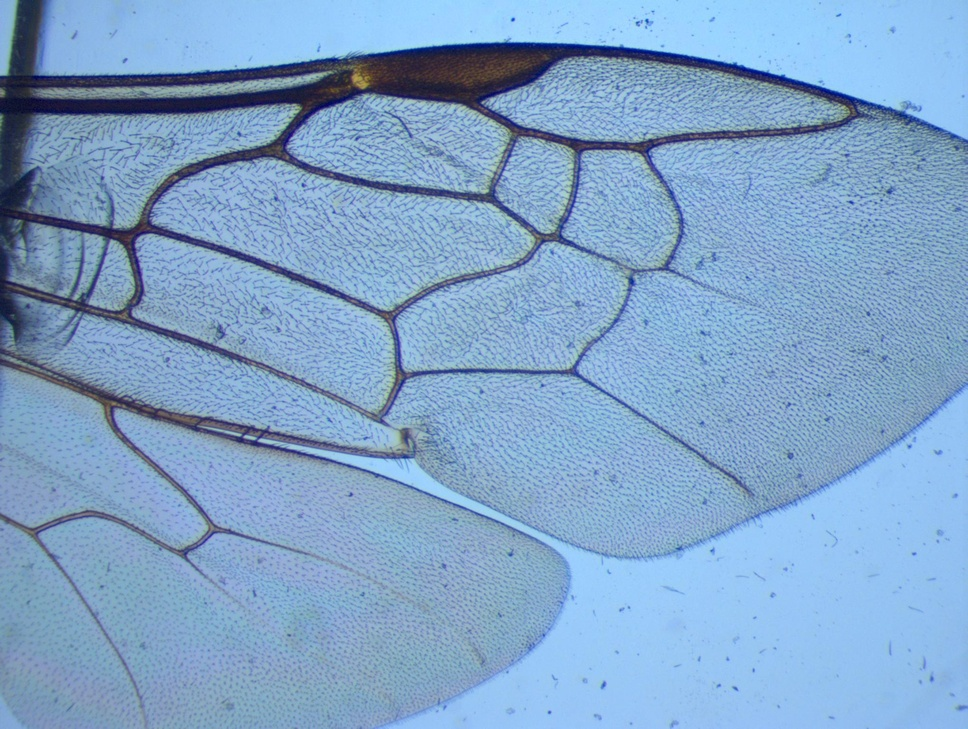
#> input picture TEST/02_inf.jpg, 968 x 729 px, shrunk from 2039 x 1536 before the run
$ jupyter execute Dan_Preprocessing_Test.ipynb
#> lines starting #> are read from the running program, lines starting #| are printed output that depends on the picture; after the words box and inside, x2 and y2 are one past the last pixel; in counts of white or black regions, pixels touching at a corner belong together
[cell 1]
import numpy as np
import imageio
import cv2 as cv

# BEE DETECT

[cell 2]
im = cv.imread('../TEST/02_inf.jpg')
#> im is the input picture: shape (729, 968, 3); mean B, G, R 200.8, 164, 129.1
img = cv.cvtColor(im, cv.COLOR_BGR2GRAY)
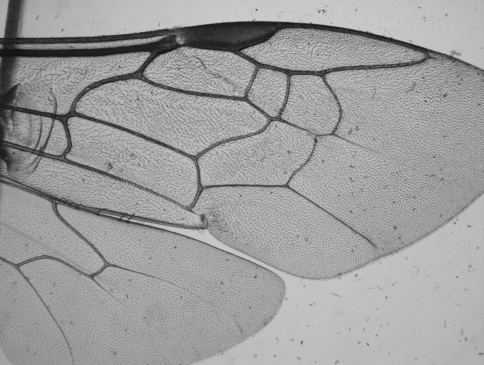
#> img: shape (729, 968) (shown at 1/2 size); min 6, max 208, mean 157.7
img.shape, img.dtype

[cell 3]
import matplotlib.pyplot as plt
plt.imshow(img, cmap = 'gray')

[cell 4]
th3 = cv.adaptiveThreshold(img,255,cv.ADAPTIVE_THRESH_GAUSSIAN_C,
            cv.THRESH_BINARY,179,28)
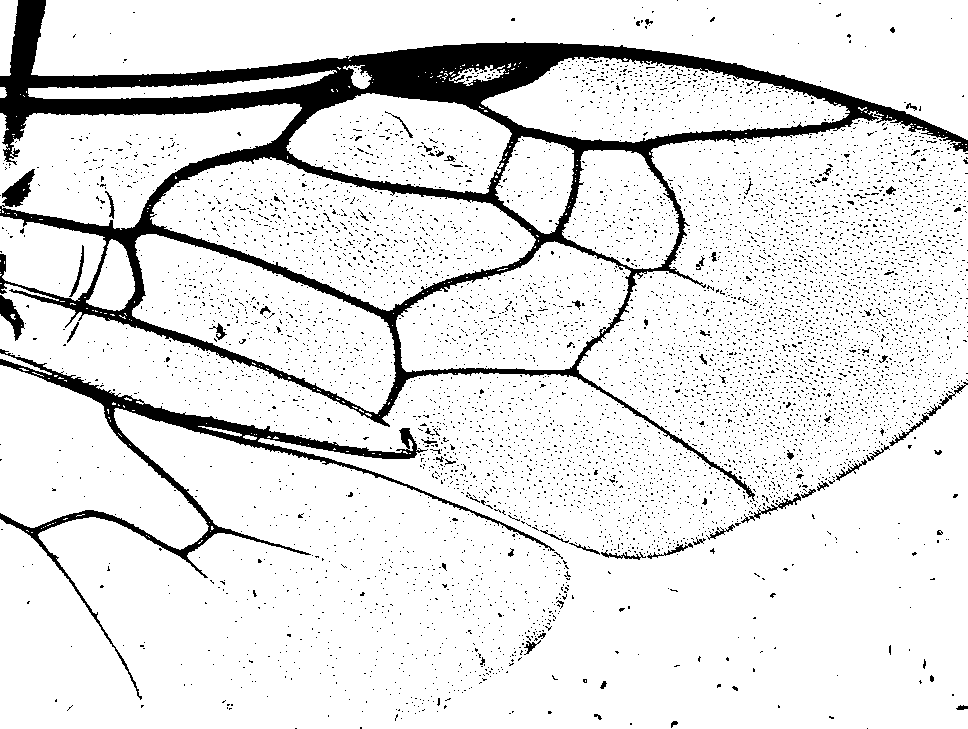
#> th3: shape (729, 968); 89% white; 6278 black regions (6211 under 20 px), largest, box (x1, y1, x2, y2) and area: (0, 0, 968, 501) 50944, (0, 349, 555, 700) 9342, (0, 295, 25, 341) 487

[cell 5]
plt.imshow(th3, cmap= 'gray')

[cell 6]
ret, th1 = cv.threshold(img,127,255,cv.THRESH_BINARY)
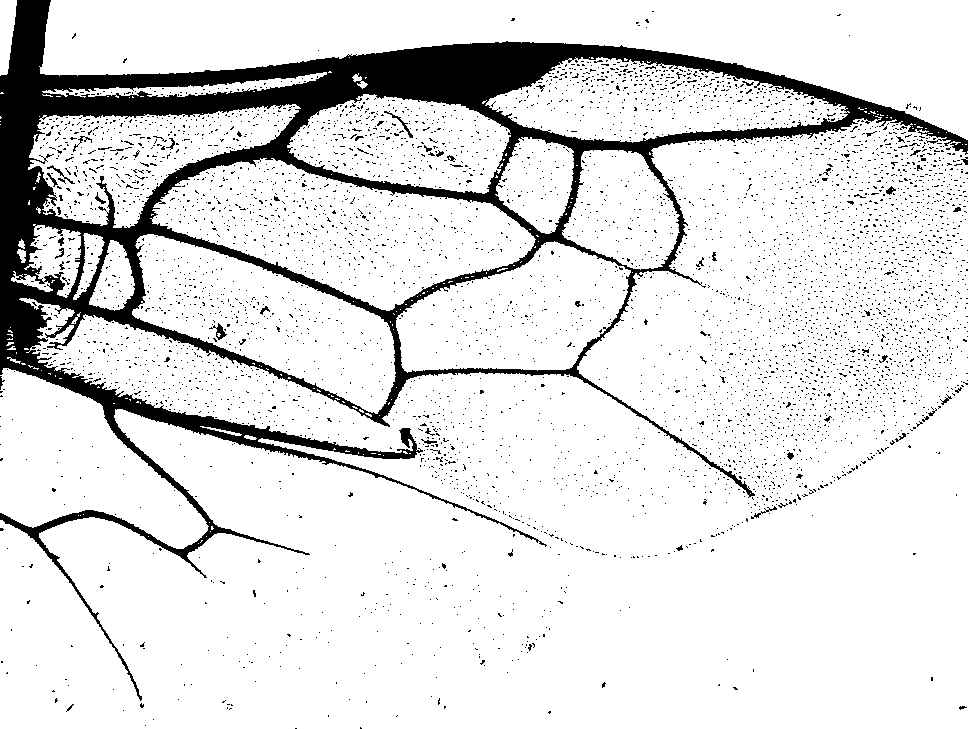
#> th1: shape (729, 968); 87.6% white; 5056 black regions (5011 under 20 px), largest, box (x1, y1, x2, y2) and area: (0, 0, 968, 701) 74363, (384, 111, 413, 138) 102, (209, 323, 227, 340) 102

[cell 7]
plt.imshow(th1, cmap = 'gray')

[cell 8]
blur = cv.GaussianBlur(img,(5,5),0)
ret3,th3 = cv.threshold(blur,0,255,cv.THRESH_BINARY+cv.THRESH_OTSU)
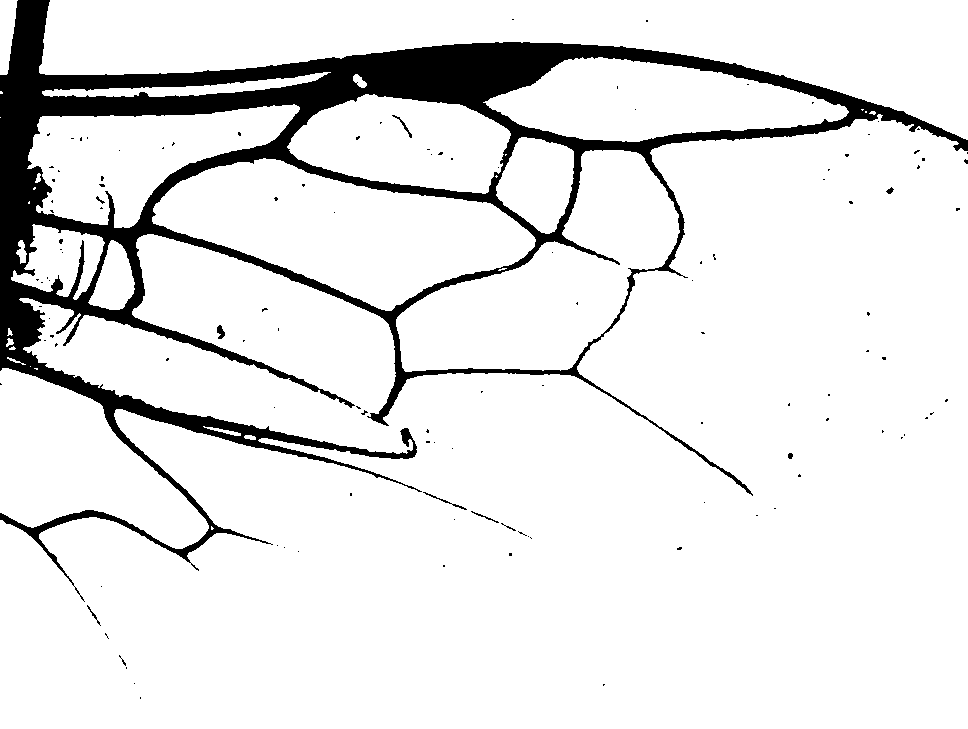
#> th3: shape (729, 968); 90% white; 122 black regions (112 under 20 px), largest, box (x1, y1, x2, y2) and area: (0, 0, 968, 602) 69518, (423, 492, 467, 510) 80, (217, 325, 225, 339) 72
#> ret3 = 119

[cell 9]
plt.imshow(th3, cmap = 'gray')

[cell 10]
from skimage.filters import roberts, sobel, scharr, prewitt

r = roberts(th3)
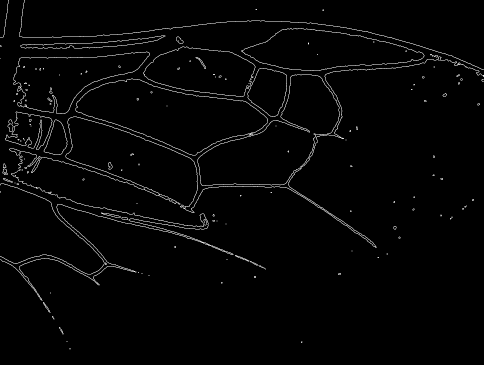
#> r: shape (729, 968) float64 (shown at 1/2 size); min 0, max 1, mean 0.0202

[cell 11]
plt.imshow(r, cmap = 'gray')

[cell 12]
from skimage import measure
all_labels = measure.label(th3)
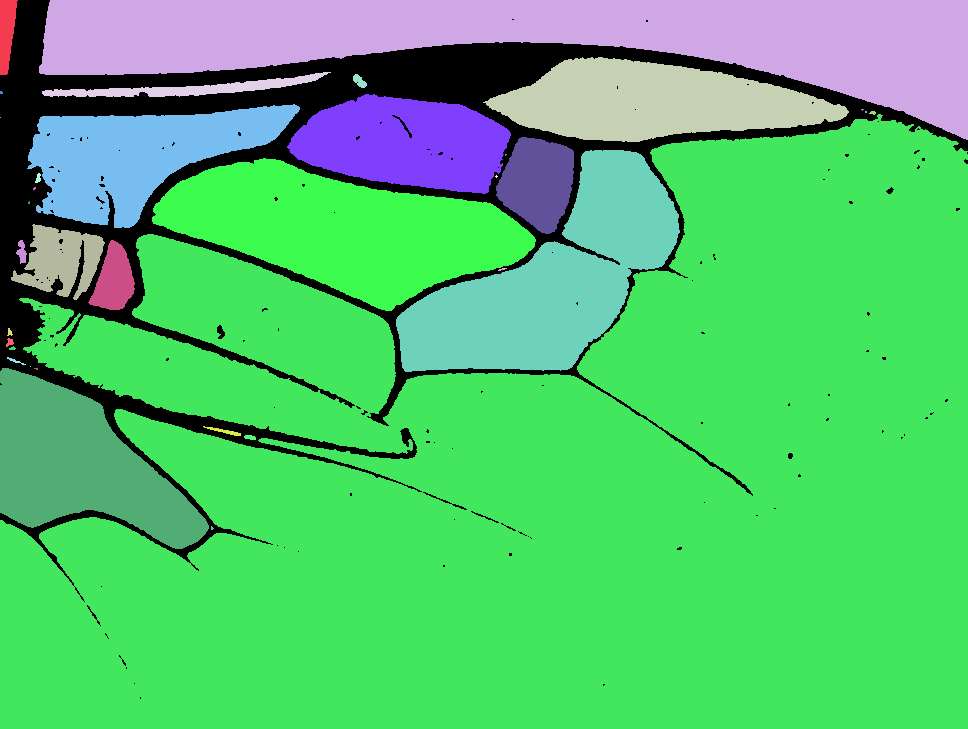
#> all_labels: shape (729, 968) int64; 36 distinct labels, from 0 to 35; one colour per label, 0 black

[cell 13]
plt.figure(figsize=(9, 3.5))
plt.subplot(132)
plt.imshow(all_labels, cmap='nipy_spectral')
plt.axis('off')
plt.subplot(133)
plt.imshow(th3, cmap='nipy_spectral')
plt.axis('off')

plt.tight_layout()
plt.show()

$ run again, with TEST/01_inf.jpg copied over TEST/02_inf.jpg
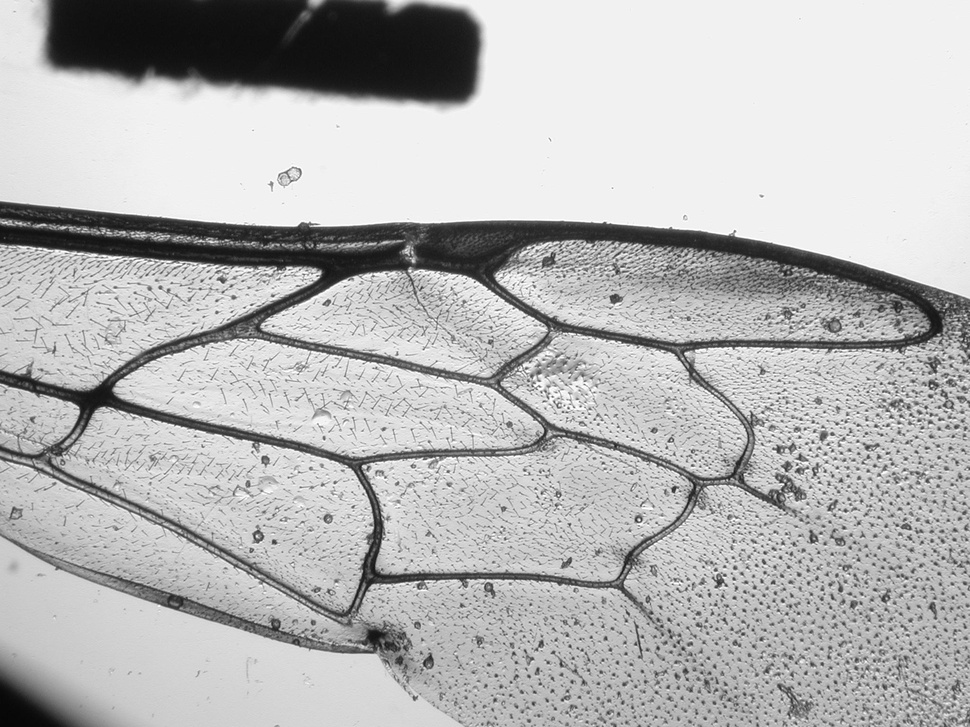
#> input picture TEST/01_inf.jpg, 970 x 727 px, shrunk from 2048 x 1536 before the run
#> im is the input picture: shape (727, 970, 3); min 6, max 255, mean 182.4
#> th1: shape (727, 970); 82% white; 4352 black regions (4234 under 20 px), largest, box (x1, y1, x2, y2) and area: (0, 202, 970, 628) 62364, (45, 0, 481, 103) 36921, (0, 533, 413, 674) 4673
#> `ret3,th3 = cv.threshold(blur,0,255,cv.THRESH_BINARY+cv.THRESH_OTSU)`:
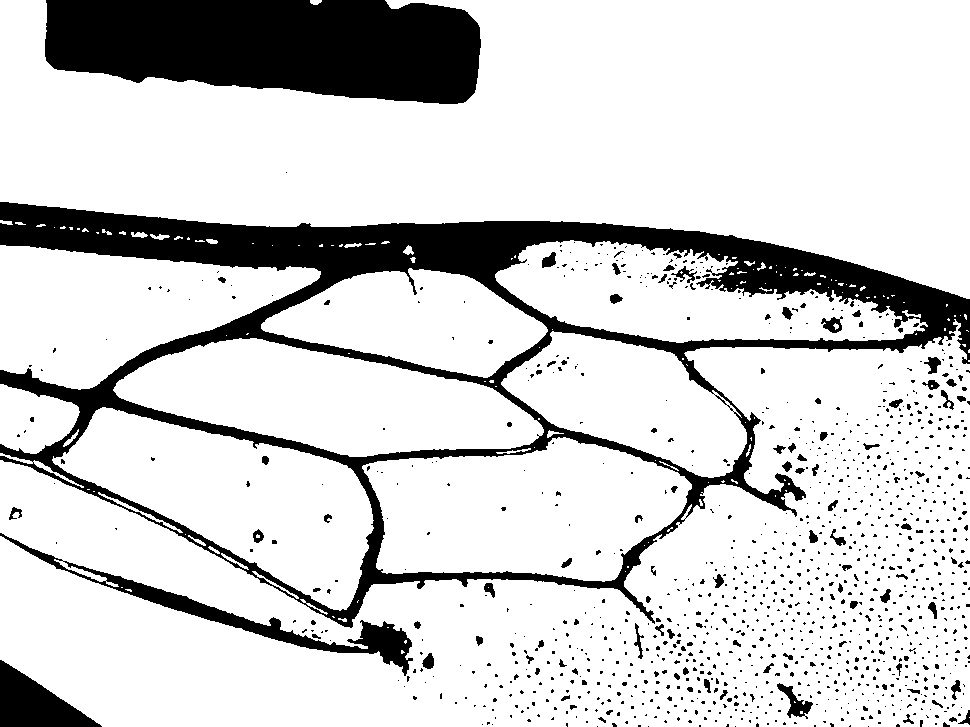
#> th3: shape (727, 970); 82.2% white; 1135 black regions (1028 under 20 px), largest, box (x1, y1, x2, y2) and area: (0, 202, 970, 628) 67419, (45, 0, 481, 104) 37294, (0, 533, 413, 676) 5476
#> ret3 = 137
#> `all_labels = measure.label(th3)`:
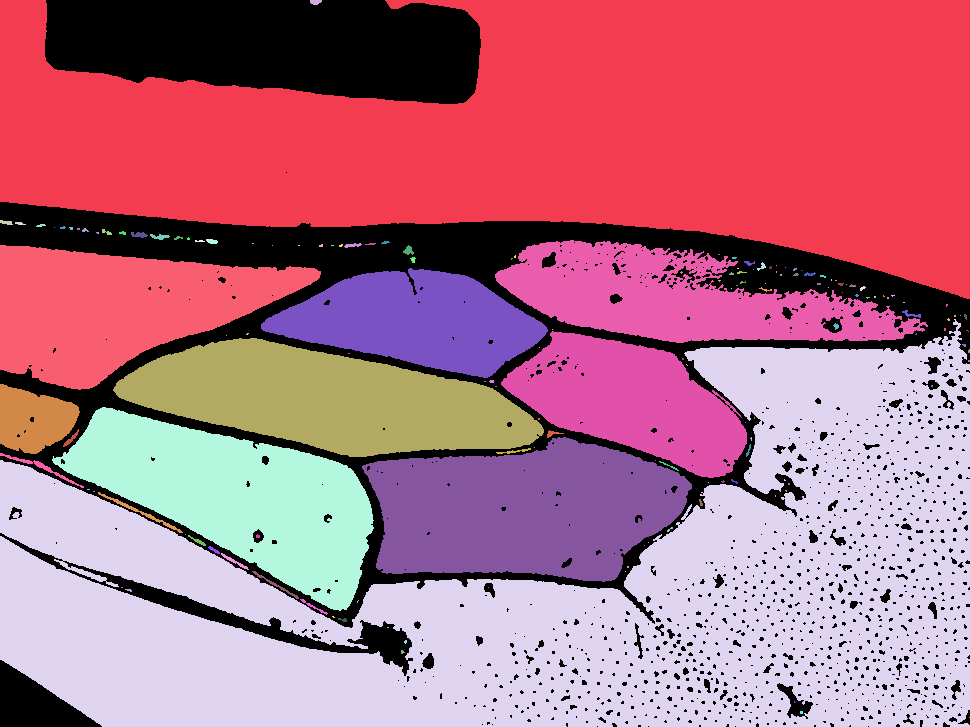
#> all_labels: shape (727, 970) int64; 155 distinct labels, from 0 to 154; one colour per label, 0 black

$ run again, with TEST/03_inf.jpg copied over TEST/02_inf.jpg
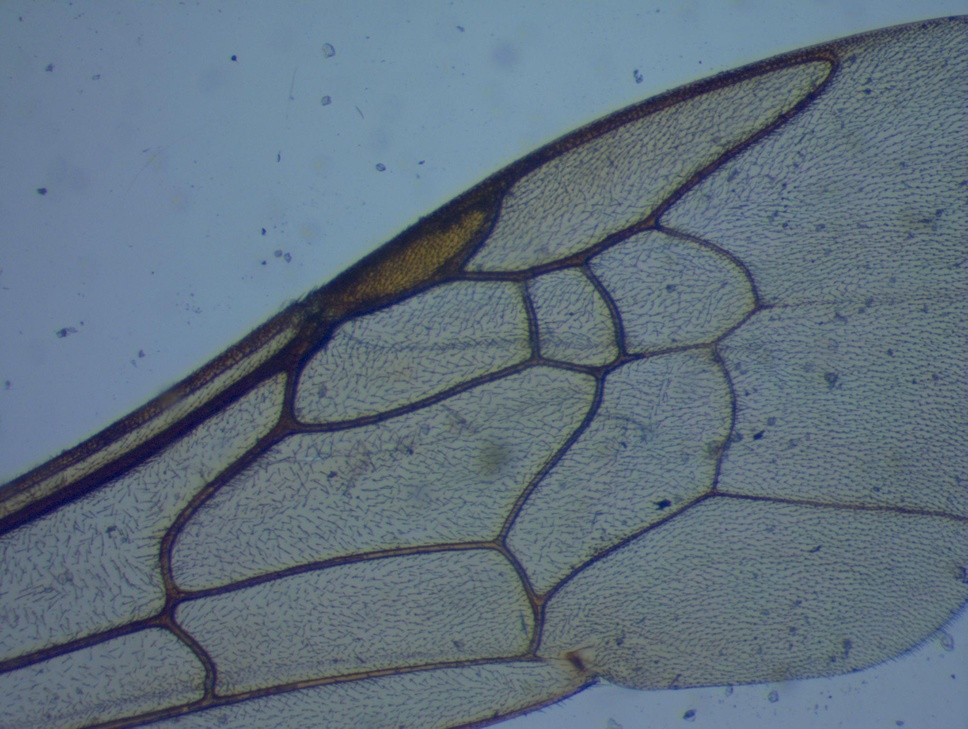
#> input picture TEST/03_inf.jpg, 968 x 729 px, shrunk from 2039 x 1536 before the run
#> im is the input picture: shape (729, 968, 3); mean B, G, R 127.5, 113.1, 96.8
#> th1: shape (729, 968); 22.5% white; 1462 white regions (1425 under 20 px), largest, box (x1, y1, x2, y2) and area: (73, 0, 966, 434) 143723, (489, 675, 863, 729) 9480, (858, 670, 906, 719) 553
#> `ret3,th3 = cv.threshold(blur,0,255,cv.THRESH_BINARY+cv.THRESH_OTSU)`:
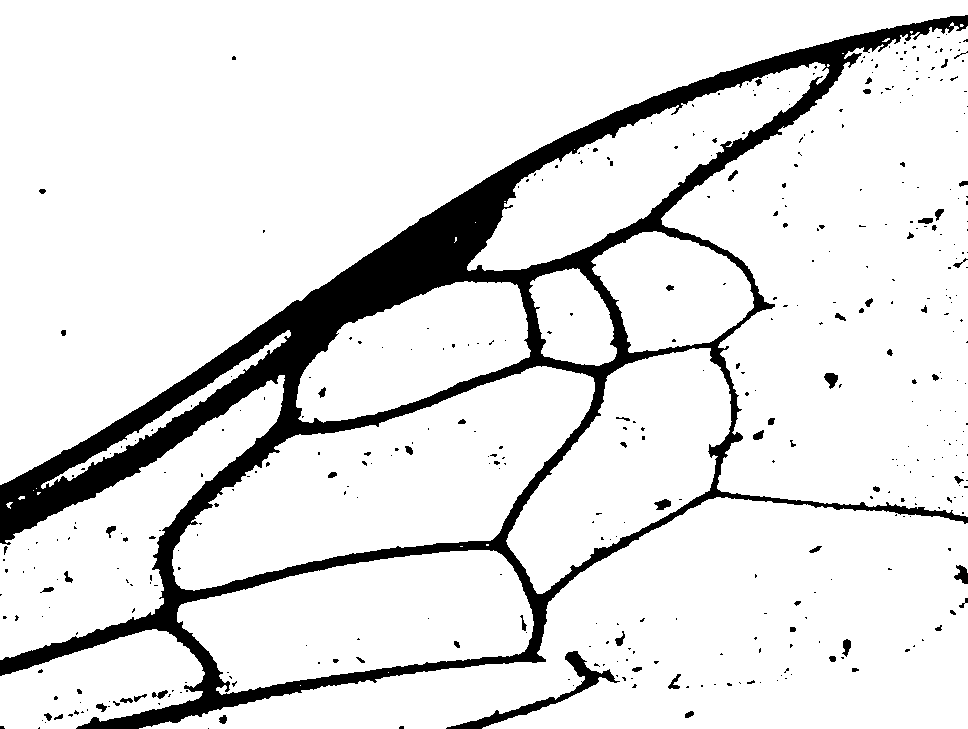
#> th3: shape (729, 968); 88.4% white; 424 black regions (359 under 20 px), largest, box (x1, y1, x2, y2) and area: (0, 15, 968, 729) 75967, (446, 651, 620, 729) 1651, (954, 565, 968, 584) 163
#> ret3 = 87
#> `all_labels = measure.label(th3)`:
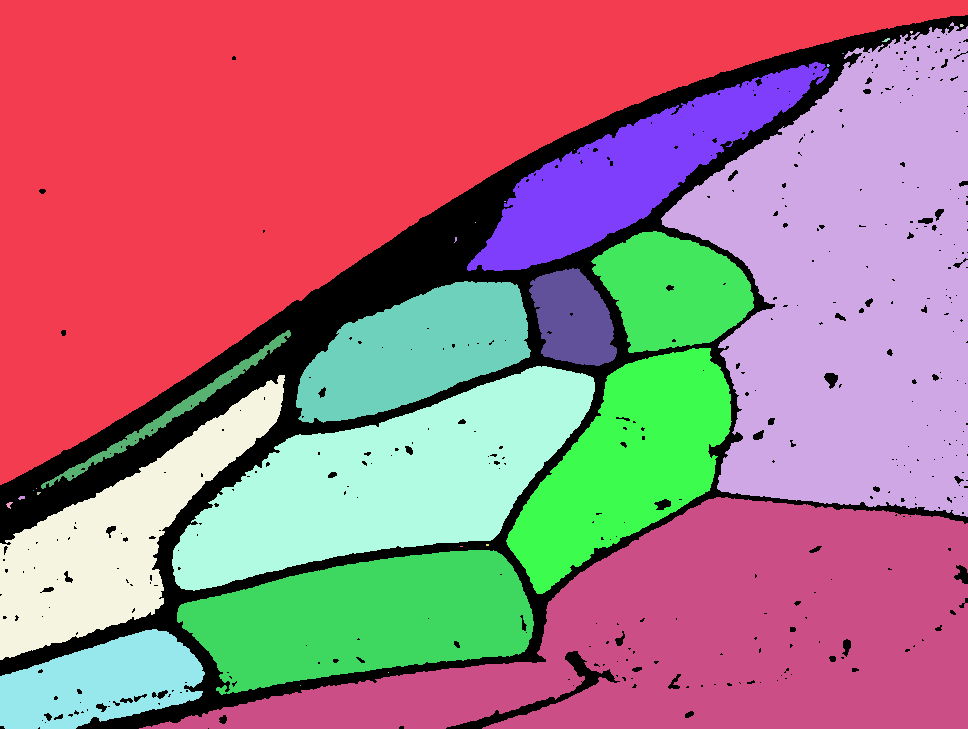
#> all_labels: shape (729, 968) int64; 32 distinct labels, from 0 to 31; one colour per label, 0 black
